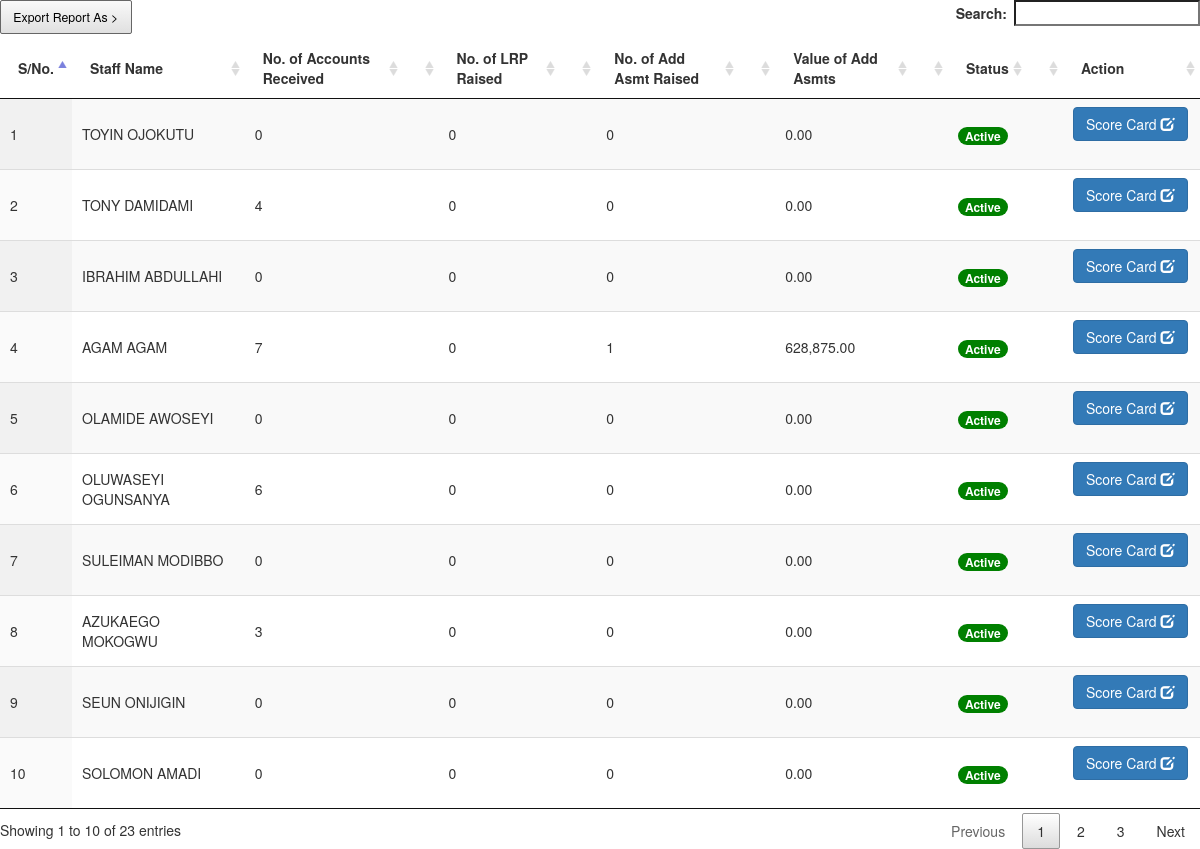
The app's page /appraisal.php with its own data.
### tables this page shows
CREATE TABLE `rppusers` (
  `sno` int(45) NOT NULL AUTO_INCREMENT,
  `username` varchar(35) NOT NULL,
  `pword` varchar(42) NOT NULL,
  `level` varchar(45) NOT NULL,
  `name` varchar(40) NOT NULL,
  `surname` varchar(40) NOT NULL,
  `checked` varchar(250) NOT NULL,
  `datecreate` varchar(45) NOT NULL,
  `createby` varchar(45) NOT NULL,
  `approved` varchar(45) NOT NULL,
  `dept` varchar(40) DEFAULT NULL,
  `irno` int(220) DEFAULT NULL,
  `taxoffice` varchar(30) DEFAULT 'ORILE IGANMU MSTO',
  PRIMARY KEY (`sno`)
);

### dbconfig/methods.php (called while the page is built, shortened)
<?php
function returnAssvalue($f,$conn){
	$ddate=date('Y');
		$sum=0;
$sql= "SELECT amount FROM `adminasreg` WHERE `user` LIKE '$f' && `capdate`LIKE '%$ddate' ";
$query = mysqli_query($conn,$sql);
   while ($row = mysqli_fetch_array($query)) {
             $sum += (float)str_replace(',', '', $row['amount']);
                }
    return $sum;
	exit;
}
function returnAsscount($f,$conn){
	$ddate=date('Y');
$sql= "SELECT amount FROM `adminasreg` WHERE `user` LIKE '$f' && `capdate`LIKE '%$ddate' ";
$query = mysqli_query($conn,$sql);
$num= mysqli_num_rows($query);
   return $num;
	exit;
}
function returnLRPcount($f,$conn){
	$ddate=date('Y');
$sql= "SELECT * FROM `lrpcurrent` WHERE `user` LIKE '$f' && `capdate`LIKE '%$ddate' ";
$sql2= "SELECT * FROM `lrpback_year` WHERE `user` LIKE '$f' && `capdate`LIKE '%$ddate' ";
$query = mysqli_query($conn,$sql);
$query2 = mysqli_query($conn,$sql2);
$num= mysqli_num_rows($query);
$num2= mysqli_num_rows($query2);
$sum=$num + $num2;
   return $sum;
	exit;
}
function returnSelfcount($f,$conn){
	$ddate=date('Y');
$sql= "SELECT * FROM `current` WHERE `user` LIKE '$f' && `capdate`LIKE '%$ddate' ";
$sql2= "SELECT * FROM `back_year` WHERE `user` LIKE '$f' && `capdate`LIKE '%$ddate' ";
$sql3= "SELECT * FROM `vatreg` WHERE `capby` LIKE '$f' && `capdate`LIKE '%$ddate' ";
$query = mysqli_query($conn,$sql);
$query2 = mysqli_query($conn,$sql2);
$query3 = mysqli_query($conn,$sql3);
$num= mysqli_num_rows($query);
$num2= mysqli_num_rows($query2);
$num3= mysqli_num_rows($query3);
$sum=$num + $num2 +$num3;
   return $sum;
	exit;
}
    ?>

### appraisal.php (the view, shortened to what this page needs)
<?php
include_once(dirname(__FILE__) . '/dbconfig/config.php');
include_once(dirname(__FILE__) . '/dbconfig/methods.php');
$user = isset($_REQUEST['user']) ? $_REQUEST['user'] : null;
$sno = isset($_REQUEST['sno']) ? $_REQUEST['sno'] : null;
$sql= "SELECT * FROM `rppusers`WHERE checked='yes' ";
$query = mysqli_query($conn,$sql);
 ?>
<!DOCTYPE html>
<html lang="en">
<head>
    <link rel="stylesheet" href="css3/jquery.dataTables.min.css">
    <link rel="stylesheet" href="css3/buttons.dataTables.min.css">
    <link rel="stylesheet" href="css3/bootstrap.min.css">
</head>
<body>
        <table id="example" class="display" width="100%" cellspacing="0">
        <thead>
            <tr>
                <th>S/No.</th>
                <th>Staff Name</th>
                <th>No. of Accounts Received</th>
                <th></th>
                <th>No. of LRP Raised</th>
                <th></th>
                <th>No. of Add Asmt Raised</th>
                <th></th>
                <th>Value of  Add Asmts</th>
                <th></th>
                <th>Status</th>
                <th></th>
                <th>Action</th>
            </tr>
        </thead>
        <tbody>
<?php
        $no     = 1;
        while ($row = mysqli_fetch_array($query))
        {
				    $name=strtoupper($row['name'].' '.$row['surname']);
					$value=number_format(returnAssvalue(strtolower($name),$conn),2);
					$asco=returnAsscount($name,$conn);
					$lrpcount=returnLRPcount($name,$conn);
					$selfcount=returnSelfcount($name,$conn);
               echo ' <tr>
               <td>'.$no.'</td>
                    <td>'.$name.'</td>
                    <td>'.$selfcount.'</td>
                    <td></td>
                    <td>'.$lrpcount.'</td>
					<td></td>
                    <td>'.$asco.'</td>
					<td></td>
                    <td>'.$value.'</td>
					<td></td>'
                   ;
            ?>
            <?php
                   if ($row['approved']=="yes"){
        echo '<td><span class="badge badge-success" style="background:green">Active</span></td>';
        }else{
        echo '
                    <td><span class="badge badge-danger" style="background:red" >In-active</span></td>';
        }
        echo  '<td></td>
		<td><a class="btn btn-primary" data-toggle="tooltip" title="View Details!" href="staff_score?sno='.$sno.'&user='.$user.'&serial='.$row['sno'].'">Score Card <span class="glyphicon glyphicon-edit" alt="Edit Records"></span></a>&nbsp;';
		?>
        <?php
            echo  '</td></tr>';
          $no++;
        }
             ?>
        </tbody>
    </table>
</body>
</html>

### records on screen
rppusers: name "TOYIN OJOKUTU", selfcount "0", lrpcount "0", asco "0", value "0.00", approved "Active"
rppusers: name "TONY DAMIDAMI", selfcount "4", lrpcount "0", asco "0", value "0.00", approved "Active"
rppusers: name "IBRAHIM ABDULLAHI", selfcount "0", lrpcount "0", asco "0", value "0.00", approved "Active"
rppusers: name "AGAM AGAM", selfcount "7", lrpcount "0", asco "1", value "628,875.00", approved "Active"
rppusers: name "OLAMIDE AWOSEYI", selfcount "0", lrpcount "0", asco "0", value "0.00", approved "Active"
rppusers: name "OLUWASEYI OGUNSANYA", selfcount "6", lrpcount "0", asco "0", value "0.00", approved "Active"
rppusers: name "SULEIMAN MODIBBO", selfcount "0", lrpcount "0", asco "0", value "0.00", approved "Active"
rppusers: name "AZUKAEGO MOKOGWU", selfcount "3", lrpcount "0", asco "0", value "0.00", approved "Active"
rppusers: name "SEUN ONIJIGIN", selfcount "0", lrpcount "0", asco "0", value "0.00", approved "Active"
rppusers: name "SOLOMON AMADI", selfcount "0", lrpcount "0", asco "0", value "0.00", approved "Active"
